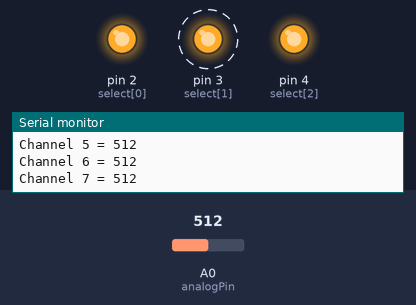
The sketch below on a simulated Arduino Uno, built with avr-gcc and run on an emulated ATmega328P. Parts: output pins drawn as LEDs (lit = HIGH), the last lines printed to the serial monitor. Dashed ring = blinking. Inputs (shaded band) come from the test bench; at power-on: A0 (analogPin) = 512.

Above: at 1.2 s.
1.3 s: A0 (analogPin) set to 0
At 2.9 s:
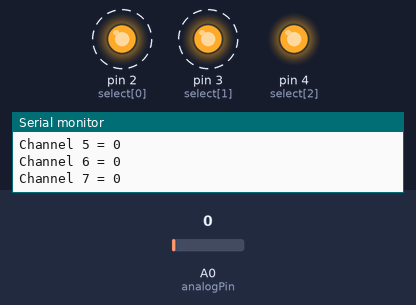
4.3 s: A0 (analogPin) set to 18
Timing chart, 0 to 13.3 s (numbered marks = the images above; inputs shaded):
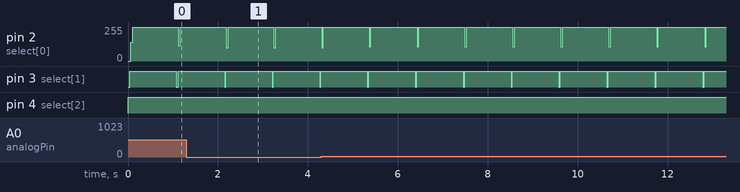

Measured:
- by itself, pin 2 (select[0]): repeats every 1.1 s: 255/255 1.0 s, 106/255 0.04 s
- by itself, pin 3 (select[1]): alternates HIGH for 1.0 s and LOW for 0.03 s

The sketch:

analogReadMultiplexingCD4051.ino
```cpp
/*
 * Este sketch utiliza o chip CD4051BE Multiplexador/Demultiplexador Analógico.
 * Com isso até 8 sensores podem ser conectados a uma única porta do arduino
 */


const int select[] = {2,3,4};

const int analogPin = A0;


int getValue(int channel){

  //Serial.print(channel,BIN);
  for( int bit = 0; bit < 3; bit++){

    int pin = select[bit];

    int isBitSet = bitRead(channel,bit);
    digitalWrite(pin,isBitSet);

   // Serial.print(" ");
    //Serial.print(isBitSet);
  }
 // Serial.println();
  return analogRead(analogPin);


}


void setup() {
  // put your setup code here, to run once:

  for (int i = 0; i< 3; i++){
    pinMode(select[i],OUTPUT);
  }

  Serial.begin(9600);

}

void loop() {
  // put your main code here, to run repeatedly:

  for (int channel = 0; channel < 8; channel++){
    int value = getValue(channel);
    Serial.print("Channel ");
    Serial.print(channel);
    Serial.print(" = ");
    Serial.println(value);
  }

  delay(1000);
}
```
